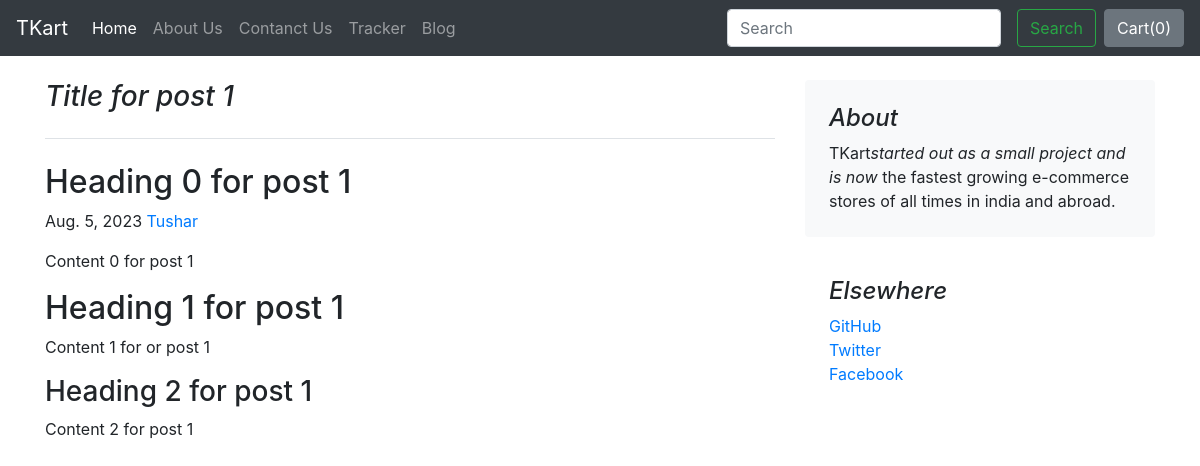
The page /blog/blogpost/1 on the database its author committed.
### blog/models.py (models this page shows)
class Blogpost(models.Model):
    post_id = models.AutoField(primary_key=True)
    title  = models.CharField(max_length=50)
    head0 = models.CharField(max_length=500, default="")
    chead0 = models.CharField(max_length=5000, default="")
    head1 = models.CharField(max_length=500, default="")
    chead1 = models.CharField(max_length=5000, default="")
    head2 = models.CharField(max_length=500, default="")
    chead2 = models.CharField(max_length=5000, default="")
    pub_date = models.DateField()
    thumbnail = models.ImageField(upload_to= "blog/images",default="")
    def __str__(self):
        return self.title

### blog/views.py (the view)
# urls.py: path("blogpost/",views.blogpost ,name="blogPost"),
def blogpost(request,id):
    post = Blogpost.objects.filter(post_id=id)[0]
    print(post)
    return render(request,'blog/blogpost.html',{'post':post})

### blog/templates/blog/blogpost.html (shortened to what this page needs)
{% extends 'blog/basic.html' %}
{% block body %}
<div class="container">
    <div class="row mt-4">
        <div class="col-md-8 blog-main">
            <h3 class="pb-4 mb-4 font-italic border-bottom">
                {{post.title}}
            </h3>
            <div class="blog-post">
                <h2 class="blog-post-title">{{post.head0}}</h2>
                <p class="blog-post-meta">{{post.pub_date}} <a href="#">Tushar</a></p>
                <p>{{post.chead0}}</p>
                <h2>{{post.head1}}</h2>
                <p>{{post.chead1}}</p>
                <h3>{{post.head2}}</h3>
                <p>{{post.chead2}}</p>
            </div>
        </div>
        <aside class="col-md-4 blog-sidebar">
            <div class="p-4 mb-3 bg-light rounded">
                <h4 class="font-italic">About</h4>
                <p class="mb-0">TKart<em>started out as a small project and is now</em> the fastest growing e-commerce stores of all times in india and abroad.</p>
            </div>
            <div class="p-4">
                <h4 class="font-italic">Elsewhere</h4>
                <ol class="list-unstyled">
                    <li><a href="#">GitHub</a></li>
                    <li><a href="#">Twitter</a></li>
                    <li><a href="#">Facebook</a></li>
                </ol>
            </div>
        </aside>
    </div>
</div>
{% endblock %}

### rows shown on the page
Blogpost: title "Title for post 1", head0 "Heading 0 for post 1", pub_date "Aug. 5, 2023", chead0 "Content 0 for post 1", head1 "Heading 1 for post 1", chead1 "Content 1 for or post 1", head2 "Heading 2 for post 1", chead2 "Content 2 for post 1"
